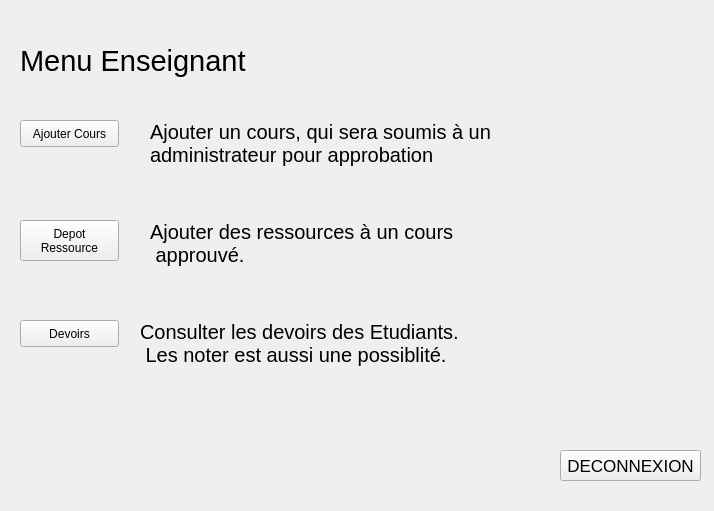
<?xml version="1.0" encoding="UTF-8"?>
<ui version="4.0">
 <class>MenuEnseignant</class>
 <widget class="QWidget" name="MenuEnseignant">
  <property name="geometry">
   <rect>
    <x>0</x>
    <y>0</y>
    <width>714</width>
    <height>511</height>
   </rect>
  </property>
  <property name="windowTitle">
   <string>Form</string>
  </property>
  <widget class="QLabel" name="label_2">
   <property name="geometry">
    <rect>
     <x>150</x>
     <y>120</y>
     <width>371</width>
     <height>61</height>
    </rect>
   </property>
   <property name="font">
    <font>
     <pointsize>15</pointsize>
    </font>
   </property>
   <property name="text">
    <string>Ajouter un cours, qui sera soumis à un 
administrateur pour approbation</string>
   </property>
   <property name="alignment">
    <set>Qt::AlignLeading|Qt::AlignLeft|Qt::AlignTop</set>
   </property>
  </widget>
  <widget class="QPushButton" name="b_depot">
   <property name="geometry">
    <rect>
     <x>20</x>
     <y>220</y>
     <width>99</width>
     <height>41</height>
    </rect>
   </property>
   <property name="text">
    <string>Depot
Ressource</string>
   </property>
  </widget>
  <widget class="QPushButton" name="b_devoir">
   <property name="geometry">
    <rect>
     <x>20</x>
     <y>320</y>
     <width>99</width>
     <height>27</height>
    </rect>
   </property>
   <property name="text">
    <string>Devoirs</string>
   </property>
  </widget>
  <widget class="QPushButton" name="b_addcours">
   <property name="geometry">
    <rect>
     <x>20</x>
     <y>120</y>
     <width>99</width>
     <height>27</height>
    </rect>
   </property>
   <property name="text">
    <string>Ajouter Cours</string>
   </property>
  </widget>
  <widget class="QLabel" name="label">
   <property name="geometry">
    <rect>
     <x>20</x>
     <y>40</y>
     <width>241</width>
     <height>41</height>
    </rect>
   </property>
   <property name="font">
    <font>
     <pointsize>22</pointsize>
    </font>
   </property>
   <property name="text">
    <string>Menu Enseignant</string>
   </property>
  </widget>
  <widget class="QPushButton" name="b_deco">
   <property name="geometry">
    <rect>
     <x>560</x>
     <y>450</y>
     <width>141</width>
     <height>31</height>
    </rect>
   </property>
   <property name="font">
    <font>
     <pointsize>13</pointsize>
    </font>
   </property>
   <property name="cursor">
    <cursorShape>PointingHandCursor</cursorShape>
   </property>
   <property name="text">
    <string>DECONNEXION</string>
   </property>
  </widget>
  <widget class="QLabel" name="label_3">
   <property name="geometry">
    <rect>
     <x>150</x>
     <y>280</y>
     <width>67</width>
     <height>17</height>
    </rect>
   </property>
   <property name="text">
    <string/>
   </property>
  </widget>
  <widget class="QLabel" name="label_6">
   <property name="geometry">
    <rect>
     <x>150</x>
     <y>220</y>
     <width>311</width>
     <height>61</height>
    </rect>
   </property>
   <property name="font">
    <font>
     <pointsize>15</pointsize>
    </font>
   </property>
   <property name="text">
    <string>Ajouter des ressources à un cours
 approuvé.</string>
   </property>
   <property name="alignment">
    <set>Qt::AlignLeading|Qt::AlignLeft|Qt::AlignTop</set>
   </property>
  </widget>
  <widget class="QLabel" name="label_4">
   <property name="geometry">
    <rect>
     <x>140</x>
     <y>320</y>
     <width>371</width>
     <height>61</height>
    </rect>
   </property>
   <property name="font">
    <font>
     <pointsize>15</pointsize>
    </font>
   </property>
   <property name="text">
    <string>Consulter les devoirs des Etudiants. 
 Les noter est aussi une possiblité.
</string>
   </property>
   <property name="alignment">
    <set>Qt::AlignLeading|Qt::AlignLeft|Qt::AlignTop</set>
   </property>
  </widget>
 </widget>
 <resources/>
 <connections/>
</ui>
